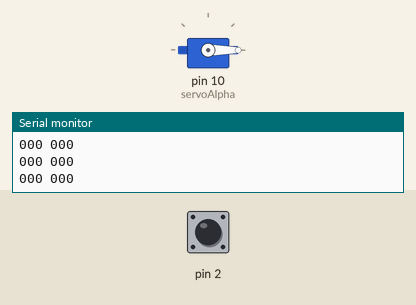
Recording of a sketch running on a simulated Arduino Uno, built with avr-gcc and run on an emulated ATmega328P. Shown: servo, the last lines printed to the serial monitor. Inputs (shaded band) come from the test bench; at power-on: pin 2 LOW.

Above: at 1.2 s.
1.3 s: pin 2 pulled HIGH for 0.15 s
At 2.24 s:
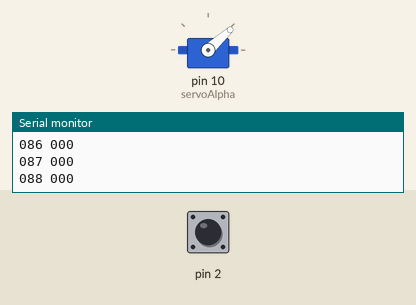
At 2.85 s:
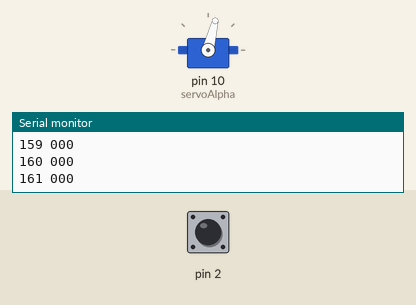
4.4 s: pin 2 pulled HIGH for 1 s
At 6.5 s:
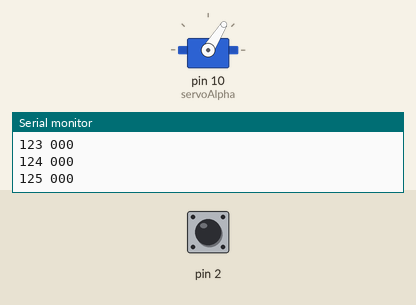
Timing chart, 0 to 13.5 s (numbered marks = the images above; inputs shaded):
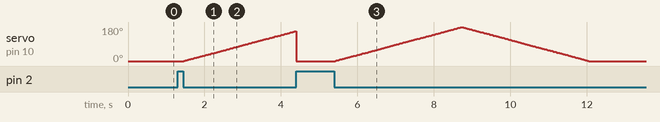

Measured:
- after the input at 1.3 s, servo on pin 10 (servoAlpha): moves from 0° to 158° over 2.9 s, starting after 0.16 s

The sketch:

timer_servo.ino
```cpp
#include <Servo.h>
Servo servoAlpha;
int animationTimer = 0;
int servoPosition = 0;

void setup() {
  servoAlpha.attach(10);
  pinMode(2, INPUT);
  Serial.begin(9600);
}

void incrementAnimation() {
  if (animationTimer > 0) {
    animationTimer += 1;
  }
  if (animationTimer == 800) {
    animationTimer = 0;
  }
}

void showValues() {
  char buffer[10];
  sprintf(buffer, "%03d %03d\n", animationTimer, servoPosition);
  Serial.write(buffer);
}

int calcServoAlpha() {
  // 0 - 399
  if (animationTimer >= 0 && animationTimer < 400) {
    return map(animationTimer, 0, 400, 0, 180);
  }
  // 400 - 799
  if (animationTimer >= 400 && animationTimer < 800) {
    return map(animationTimer, 400, 800, 180, 0);
  }
}

void startAnimationButton() {
  if (digitalRead(2) == HIGH) {
    animationTimer = 1;
  }
}

void animation(){
  startAnimationButton();
  servoAlpha.write(calcServoAlpha());
  showValues();
  incrementAnimation();
}

void loop() {
  animation();
}
```
